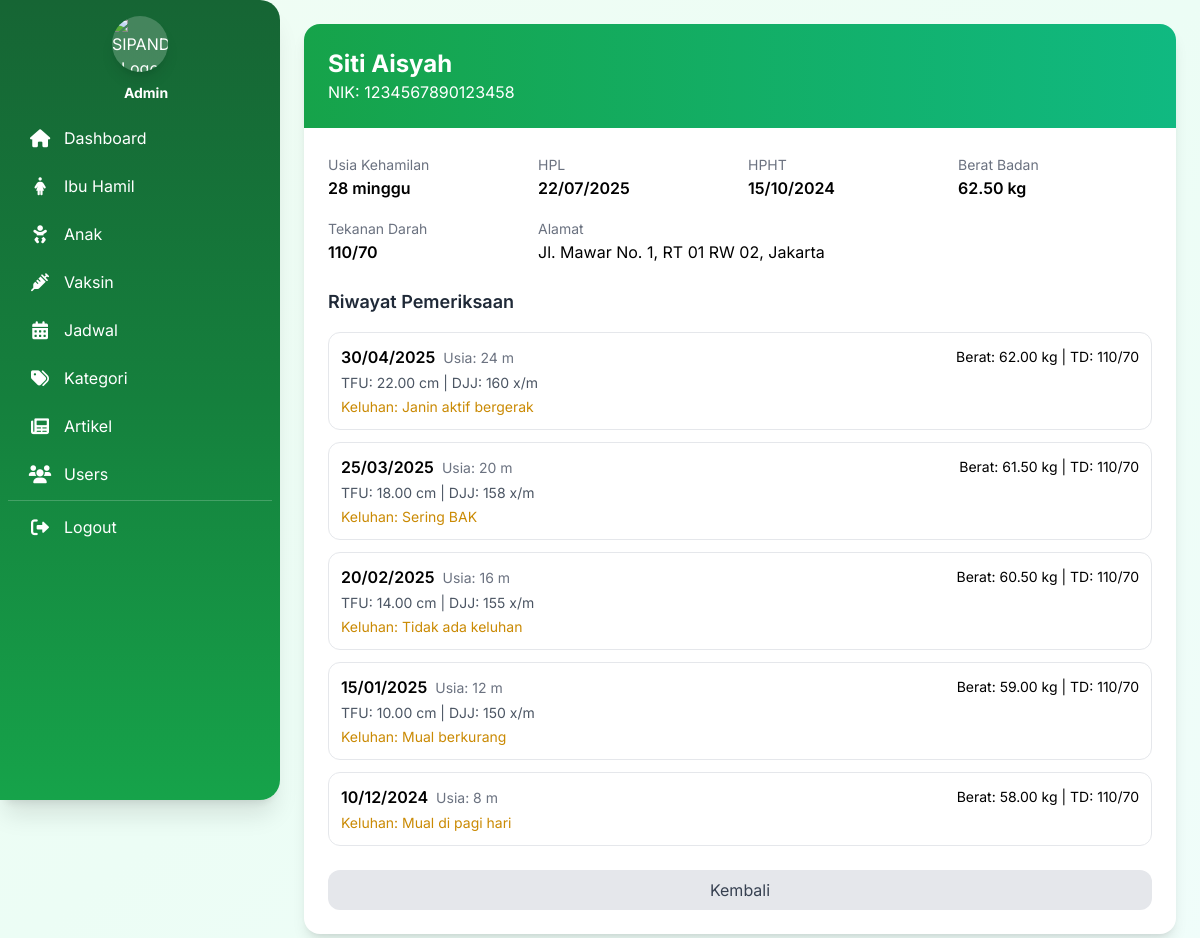
Page /admin/ibu_hamil/detail_ibu_hamil.php?id=1 (signed in) on the committed database.
### tables this page shows
CREATE TABLE ibu_hamil (
    id_kehamilan INT PRIMARY KEY AUTO_INCREMENT,
    nik_ibu VARCHAR(16) NOT NULL,
    usia_kehamilan INT,
    hpht DATE,
    hpl DATE,
    berat_badan_ibu DECIMAL(5,2),
    tinggi_badan_ibu DECIMAL(5,2),
    tekanan_darah VARCHAR(20),
    status_kehamilan ENUM('aktif', 'melahirkan', 'keguguran', 'pindah') DEFAULT 'aktif',
    catatan_kesehatan TEXT,
    created_at TIMESTAMP DEFAULT CURRENT_TIMESTAMP,
    created_by VARCHAR(16),
    updated_at TIMESTAMP DEFAULT CURRENT_TIMESTAMP ON UPDATE CURRENT_TIMESTAMP,
    updated_by VARCHAR(16),

    FOREIGN KEY (nik_ibu) REFERENCES users(nik) ON DELETE CASCADE,
    FOREIGN KEY (created_by) REFERENCES users(nik) ON DELETE SET NULL,
    FOREIGN KEY (updated_by) REFERENCES users(nik) ON DELETE SET NULL
);

CREATE TABLE users (
    nik VARCHAR(16) PRIMARY KEY,
    PASSWORD VARCHAR(255) NOT NULL,
    no_wa VARCHAR(20),
    nama_lengkap VARCHAR(100) NOT NULL,
    alamat TEXT,
    ROLE ENUM('admin','bidan','ibu') DEFAULT 'ibu',
    STATUS ENUM('active','pending','inactive') DEFAULT 'pending',
    created_at TIMESTAMP DEFAULT CURRENT_TIMESTAMP,
    created_by VARCHAR(16),
    updated_at TIMESTAMP DEFAULT CURRENT_TIMESTAMP ON UPDATE CURRENT_TIMESTAMP,
    updated_by VARCHAR(16),
    
    FOREIGN KEY (created_by) REFERENCES users(nik) ON DELETE SET NULL,
    FOREIGN KEY (updated_by) REFERENCES users(nik) ON DELETE SET NULL
);

CREATE TABLE pemeriksaan_kehamilan (
    id_pemeriksaan INT PRIMARY KEY AUTO_INCREMENT,
    id_kehamilan INT NOT NULL,
    usia_kehamilan INT,
    tanggal_pemeriksaan DATE,
    berat_badan DECIMAL(5,2),
    tekanan_darah VARCHAR(20),
    lingkar_perut DECIMAL(5,2),
    tinggi_fundus DECIMAL(5,2),
    detak_jantung_janin INT,
    keluhan TEXT,
    tindakan TEXT,
    petugas_nik VARCHAR(16),
    created_at TIMESTAMP DEFAULT CURRENT_TIMESTAMP,
    created_by VARCHAR(16),
    updated_at TIMESTAMP DEFAULT CURRENT_TIMESTAMP ON UPDATE CURRENT_TIMESTAMP,
    updated_by VARCHAR(16),

    FOREIGN KEY (id_kehamilan) REFERENCES ibu_hamil(id_kehamilan) ON DELETE CASCADE,
    FOREIGN KEY (petugas_nik) REFERENCES users(nik) ON DELETE SET NULL,
    FOREIGN KEY (created_by) REFERENCES users(nik) ON DELETE SET NULL,
    FOREIGN KEY (updated_by) REFERENCES users(nik) ON DELETE SET NULL
);

### admin/ibu_hamil/detail_ibu_hamil.php (the view, shortened to what this page needs)
<?php
require_once __DIR__ . '/../../auth/cek_admin.php';
include __DIR__ . '/../../templates/sidebar.php';
$id = $_GET['id'];
$ibu = mysqli_fetch_assoc(mysqli_query($conn, "SELECT ih.*, u.nama_lengkap, u.no_wa, u.alamat FROM ibu_hamil ih JOIN users u ON ih.nik_ibu=u.nik WHERE ih.id_kehamilan=$id"));
$pemeriksaan = mysqli_query($conn, "SELECT * FROM pemeriksaan_kehamilan WHERE id_kehamilan=$id ORDER BY tanggal_pemeriksaan DESC");
?>
<div class="max-w-4xl mx-auto fade-in">
    <div class="bg-white rounded-2xl shadow-lg overflow-hidden">
        <div class="bg-gradient-to-r from-green-600 to-emerald-500 p-6 text-white">
            <h1 class="text-2xl font-bold"><?php echo $ibu['nama_lengkap']; ?></h1>
            <p>NIK: <?php echo $ibu['nik_ibu']; ?></p>
        </div>
        <div class="p-6">
            <div class="grid grid-cols-2 md:grid-cols-4 gap-4 mb-6">
                <div><label class="text-gray-500 text-sm">Usia Kehamilan</label><p class="font-semibold"><?php echo $ibu['usia_kehamilan']; ?> minggu</p></div>
                <div><label class="text-gray-500 text-sm">HPL</label><p class="font-semibold"><?php echo date('d/m/Y', strtotime($ibu['hpl'])); ?></p></div>
                <div><label class="text-gray-500 text-sm">HPHT</label><p class="font-semibold"><?php echo date('d/m/Y', strtotime($ibu['hpht'])); ?></p></div>
                <div><label class="text-gray-500 text-sm">Berat Badan</label><p class="font-semibold"><?php echo $ibu['berat_badan_ibu']; ?> kg</p></div>
                <div><label class="text-gray-500 text-sm">Tekanan Darah</label><p class="font-semibold"><?php echo $ibu['tekanan_darah']; ?></p></div>
                <div class="col-span-2"><label class="text-gray-500 text-sm">Alamat</label><p><?php echo $ibu['alamat']; ?></p></div>
            </div>
            <h3 class="text-lg font-semibold text-gray-800 mb-4">Riwayat Pemeriksaan</h3>
            <div class="space-y-3">
                <?php while($row = mysqli_fetch_assoc($pemeriksaan)): ?>
                <div class="border rounded-xl p-3 hover:shadow-md transition">
                    <div class="flex flex-wrap justify-between items-center gap-2">
                        <div><span class="font-semibold"><?php echo date('d/m/Y', strtotime($row['tanggal_pemeriksaan'])); ?></span><span class="text-sm text-gray-500 ml-2">Usia: <?php echo $row['usia_kehamilan']; ?> m</span></div>
                        <div class="text-sm">Berat: <?php echo $row['berat_badan']; ?> kg | TD: <?php echo $row['tekanan_darah']; ?></div>
                    </div>
                    <?php if($row['tinggi_fundus']): ?>
                    <div class="text-sm text-gray-600 mt-1">TFU: <?php echo $row['tinggi_fundus']; ?> cm | DJJ: <?php echo $row['detak_jantung_janin']; ?> x/m</div>
                    <?php endif; ?>
                    <?php if($row['keluhan']): ?>
                    <div class="text-sm text-yellow-600 mt-1">Keluhan: <?php echo $row['keluhan']; ?></div>
                    <?php endif; ?>
                </div>
                <?php endwhile; ?>
            </div>
            <a href="list_ibu_hamil.php" class="mt-6 w-full text-center inline-block bg-gray-200 text-gray-700 px-6 py-2 rounded-xl hover:bg-gray-300 transition">Kembali</a>
        </div>
    </div>
</div>
<?php include __DIR__ . '/../../templates/footer.php'; ?>

### templates/sidebar.php (style rules this page uses)
* { font-family: 'Inter', sans-serif; }
.fade-in { animation: fadeIn 0.5s ease-out; }
@media (min-width: 1024px) { body { position: relative; } }

### rows in the picture
ibu_hamil: nik_ibu.nama_lengkap "Siti Aisyah", nik_ibu "1234567890123458", usia_kehamilan "28", hpl "22/07/2025", hpht "15/10/2024", berat_badan_ibu "62.50", tekanan_darah "110/70", nik_ibu.alamat "Jl. Mawar No. 1, RT 01 RW 02, Jakarta"
pemeriksaan_kehamilan: tanggal_pemeriksaan "30/04/2025", usia_kehamilan "24", berat_badan "62.00", tekanan_darah "110/70", tinggi_fundus "22.00", detak_jantung_janin "160", keluhan "Janin aktif bergerak"
pemeriksaan_kehamilan: tanggal_pemeriksaan "25/03/2025", usia_kehamilan "20", berat_badan "61.50", tekanan_darah "110/70", tinggi_fundus "18.00", detak_jantung_janin "158", keluhan "Sering BAK"
pemeriksaan_kehamilan: tanggal_pemeriksaan "20/02/2025", usia_kehamilan "16", berat_badan "60.50", tekanan_darah "110/70", tinggi_fundus "14.00", detak_jantung_janin "155", keluhan "Tidak ada keluhan"
pemeriksaan_kehamilan: tanggal_pemeriksaan "15/01/2025", usia_kehamilan "12", berat_badan "59.00", tekanan_darah "110/70", tinggi_fundus "10.00", detak_jantung_janin "150", keluhan "Mual berkurang"
pemeriksaan_kehamilan: tanggal_pemeriksaan "10/12/2024", usia_kehamilan "8", berat_badan "58.00", tekanan_darah "110/70", keluhan "Mual di pagi hari"
